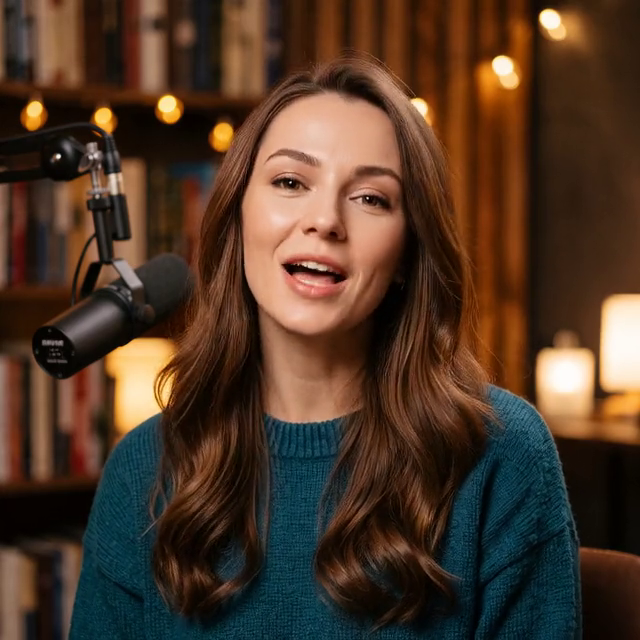
#> input picture frame 22 of samples/infinitetalk/lena-9s.mp4, 640 x 640 px
$ python measure_samples.py
#> lines starting #> are read from the running program, lines starting #| are printed output that depends on the picture
### avatar_metrics/video.py
"""Small video helpers shared by all metrics: probing, face finding, box parsing."""

from __future__ import annotations

import os
import shutil
from dataclasses import dataclass
from typing import Iterator, List, Optional, Tuple

import cv2
import numpy as np

Box = Tuple[int, int, int, int]  # x, y, w, h

# OpenCV 5 dropped CascadeClassifier from the main wheel; we pin opencv < 5.
CASCADE = os.path.join(cv2.data.haarcascades, "haarcascade_frontalface_default.xml")


@dataclass
class VideoInfo:
    path: str
    width: int
    height: int
    fps: float
    frames: int


# [5 lines left out: function require_ffmpeg, not called in this run]


def probe(path: str) -> VideoInfo:
    cap = cv2.VideoCapture(path)
    if not cap.isOpened():
        raise FileNotFoundError(f"cannot open video: {path}")
    info = VideoInfo(
        path=path,
        width=int(cap.get(cv2.CAP_PROP_FRAME_WIDTH)),
        height=int(cap.get(cv2.CAP_PROP_FRAME_HEIGHT)),
        fps=float(cap.get(cv2.CAP_PROP_FPS) or 25.0),
        frames=int(cap.get(cv2.CAP_PROP_FRAME_COUNT) or 0),
    )
    cap.release()
    return info


# [8 lines left out: function parse_box, not called in this run]


def detect_faces_in_frame(gray: np.ndarray, min_size: int = 60) -> List[Box]:
    detector = cv2.CascadeClassifier(CASCADE)
    faces = detector.detectMultiScale(gray, 1.1, 5, minSize=(min_size, min_size))
    boxes = [tuple(int(v) for v in f) for f in faces]
    return sorted(boxes, key=lambda b: b[2] * b[3], reverse=True)


def find_faces(path: str, max_probe: int = 40) -> List[Box]:
    """All faces on the first frame (within ``max_probe`` frames) that has any face.

    Sorted by area, largest first. Empty list when nothing is found.
    """
#> called with path = 'samples/infinitetalk/lena-9s.mp4', max_probe = 40
    cap = cv2.VideoCapture(path)
    try:
        for _ in range(max_probe):
            ok, frame = cap.read()
            if not ok:
                break
            boxes = detect_faces_in_frame(cv2.cvtColor(frame, cv2.COLOR_BGR2GRAY))
            if boxes:
                return boxes
#> this loop made 1 pass
#> (faces in detect_faces_in_frame, boxes) on pass 1: ([[216, 10, 76, 76], [215, 97, 221, 221]], [(215, 97, 221, 221), (216, 10, 76, 76)])
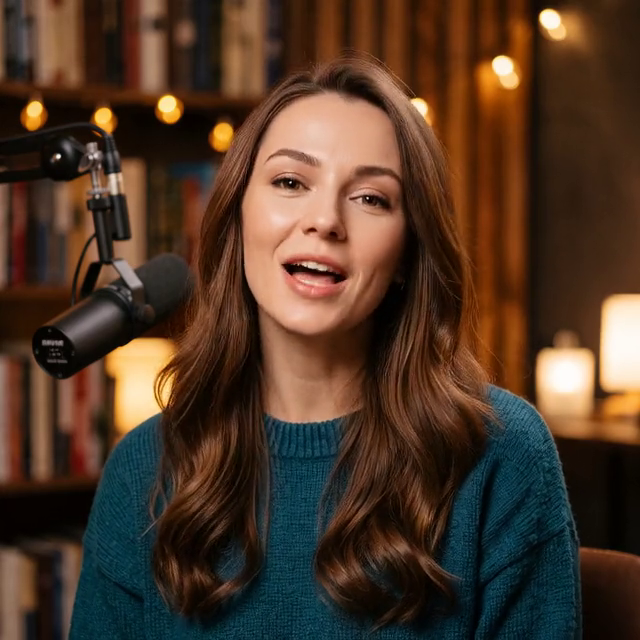
#> input picture frame 22 of samples/infinitetalk/lena-9s.mp4, 640 x 640 px
#> frame is the input picture: shape (640, 640, 3); mean B, G, R 40, 55.9, 78.8
    finally:
        cap.release()
    return []


# [4 lines left out: function center_box, not called in this run]


def resolve_face(path: str, face_box: Optional[Box]) -> Tuple[Box, str]:
    """Return ``(box, source)`` where source is ``given``, ``detected`` or ``center``."""
    if face_box is not None:
        return face_box, "given"
    found = find_faces(path)
    if found:
        return found[0], "detected"
    info = probe(path)
    return center_box(info.width, info.height), "center"


def clamp_rows(lo: int, hi: int, limit: int) -> Tuple[int, int]:
    lo, hi = max(0, lo), min(limit, hi)
    return lo, max(lo + 1, hi)


def iter_gray(path: str, max_frames: Optional[int] = None) -> Iterator[np.ndarray]:
    cap = cv2.VideoCapture(path)
    n = 0
    try:
        while max_frames is None or n < max_frames:
            ok, frame = cap.read()
            if not ok:
                break
            yield cv2.cvtColor(frame, cv2.COLOR_BGR2GRAY).astype(np.float32)
            n += 1
    finally:
        cap.release()

### avatar_metrics/liveness.py
"""Face liveness: is the WHOLE face alive, or is a mouth patch pasted onto a static base?

This metric settled a month-long argument about one avatar vendor. Method:

1. Find the face and split it into an upper zone (brows, eyes: 15-50 % of the face
   height) and a lower zone (mouth, jaw: 60-100 %).
2. For every pair of consecutive frames take the mean absolute grey-level difference in
   each zone. That gives two time series: upper motion and mouth motion.
3. Report three numbers:

   ``mouth``     mean motion energy of the lower zone. Anything that talks has it.
   ``upper``     mean motion energy of the upper zone. About 0 for a mouth patch on a
                 still photo.
   ``coupling``  Pearson correlation between the two series, frame by frame. This is the
                 discriminator: in a generative engine the brows and eyes move in the
                 rhythm of speech (high coupling); in a "mouth patch on a looped base" the
                 upper face comes from an unrelated idle loop (coupling near zero).

``ratio = upper / mouth`` is printed too: a face whose upper half barely moves reads as
a mask even when the mouth is perfect.
"""

from __future__ import annotations

import os
from dataclasses import asdict, dataclass
from typing import Optional

import numpy as np

from .video import Box, clamp_rows, iter_gray, probe, resolve_face

UPPER_ZONE = (0.15, 0.50)
LOWER_ZONE = (0.60, 1.00)
# Below this mean motion the mouth zone is effectively still (codec noise only), and an
# upper/mouth ratio would be a ratio of two noise floors. Reported as 0 instead.
STILL = 0.05


@dataclass
class LivenessResult:
    file: str
    frames: int
    size: str
    face_box: Box
    face_source: str
    mouth: float
    upper: float
    ratio: float
    coupling: float

    # [4 lines left out: function as_dict, not called in this run]


def zone_series(path: str, box: Box, max_frames: int = 500):
    """Per-frame motion energy of the upper and lower face zones."""
#> called with path = 'samples/infinitetalk/lena-9s.mp4', box = (215, 97, 221, 221), max_frames = 500
    info = probe(path)
    x, y, w, h = box
    x0, x1 = max(0, x), min(info.width, x + w)
    up = clamp_rows(y + int(UPPER_ZONE[0] * h), y + int(UPPER_ZONE[1] * h), info.height)
    lo = clamp_rows(y + int(LOWER_ZONE[0] * h), y + int(LOWER_ZONE[1] * h), info.height)
    upper, lower = [], []
    prev = None
    count = 0
    for gray in iter_gray(path, max_frames):
        if prev is not None:
            delta = np.abs(gray - prev)
            upper.append(float(delta[up[0]:up[1], x0:x1].mean()))
            lower.append(float(delta[lo[0]:lo[1], x0:x1].mean()))
        prev = gray
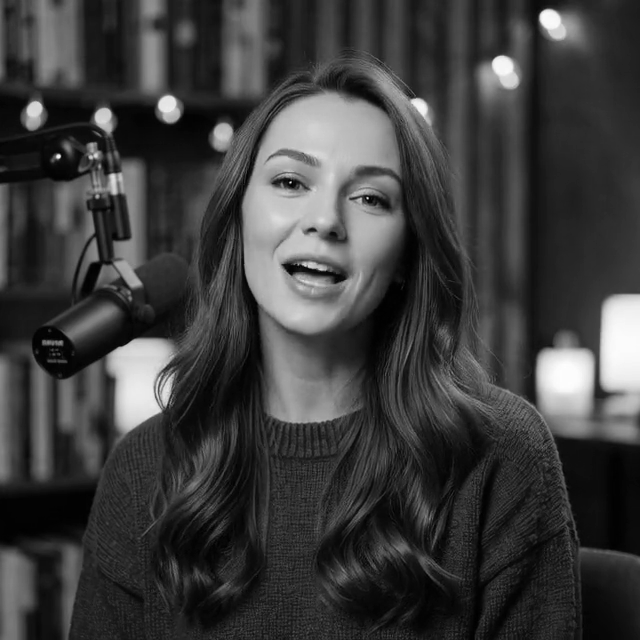
#> prev: shape (640, 640) float32; min 0, max 254, mean 60.9
        count += 1
    return np.array(upper), np.array(lower), count, info


# [4 lines left out: function pearson, not called in this run]


def measure_liveness(path: str, face_box: Optional[Box] = None, max_frames: int = 500) -> LivenessResult:
    box, source = resolve_face(path, face_box)
    upper, lower, count, info = zone_series(path, box, max_frames)
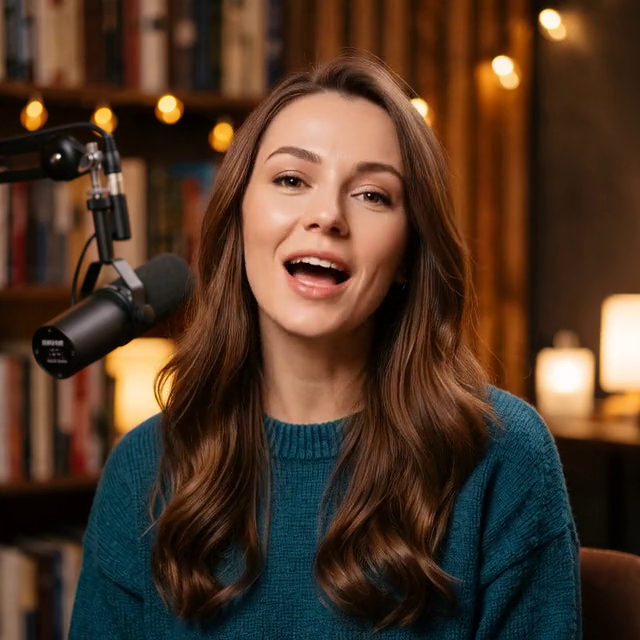
#> input picture frame 23 of samples/infinitetalk/lena-9s.mp4, 640 x 640 px
    if len(lower) < 10:
        raise ValueError(f"too few frames in {path} ({len(lower)} frame differences)")
    mouth = float(lower.mean())
    up = float(upper.mean())
    # Both zones still: whatever correlation is left comes from codec noise (key-frame
    # pulses hit both zones at once), so it is reported as 0 rather than as "coupling".
    coupling = pearson(upper, lower) if max(mouth, up) > STILL else 0.0
    return LivenessResult(
        file=os.path.basename(path),
        frames=count,
        size=f"{info.width}x{info.height}",
        face_box=tuple(int(v) for v in box),
        face_source=source,
        mouth=mouth,
        upper=up,
        ratio=up / mouth if mouth > STILL else 0.0,
        coupling=coupling,
    )

### scripts/measure_samples.py
"""Measure every clip in samples/ (and the synthetic set) and write results/.

    python scripts/measure_samples.py            # writes results/measured.json + results/MEASURED.md

Reproducible from the repository alone: the InfiniteTalk clips and the controls are
committed, the synthetic set is re-rendered into a temporary folder.
"""

from __future__ import annotations

import datetime as dt
import json
import os
import sys
import tempfile

ROOT = os.path.dirname(os.path.dirname(os.path.abspath(__file__)))
sys.path.insert(0, ROOT)

from avatar_metrics import measure_liveness, measure_motion, measure_offset  # noqa: E402
from avatar_metrics.synth import DEFAULT_SET, make_set  # noqa: E402
from avatar_metrics.video import find_faces  # noqa: E402

S = os.path.join(ROOT, "samples")

REAL = [
    # label, path, face (None = largest detected | "left" | "right")
    ("InfiniteTalk, Lena 9 s", "infinitetalk/lena-9s.mp4", None),
    ("InfiniteTalk, Artem 12 s", "infinitetalk/artem-12s.mp4", None),
    ("InfiniteTalk, two hosts 17 s: Lena (left)", "infinitetalk/two-hosts-17s.mp4", "left"),
    ("InfiniteTalk, two hosts 17 s: Artem (right)", "infinitetalk/two-hosts-17s.mp4", "right"),
    ("InfiniteTalk, Lena 30 s, audio as rendered", "infinitetalk/lena-30s-audio-as-rendered.mp4", None),
    ("InfiniteTalk, Lena 30 s, audio 80 ms earlier", "infinitetalk/lena-30s-audio-80ms-earlier.mp4", None),
    ("Control: still portrait + audio", "controls/lena-9s-still.mp4", None),
    ("Control: still portrait + breathing zoom + audio", "controls/lena-9s-zoom.mp4", None),
]

SYNTH_LABELS = {
    "still": "Synthetic: still face + audio",
    "static-patch": "Synthetic: mouth patch on a static base",
    "loop-patch": "Synthetic: mouth patch on a looped base",
    "coupled": "Synthetic: whole face driven by speech",
    "coupled-lag3": "Synthetic: whole face, picture 3 frames late",
    "coupled-lead2": "Synthetic: whole face, picture 2 frames early",
}


def pick_face(path, which):
    if which is None:
        return None
    faces = sorted(find_faces(path), key=lambda b: b[0])
    if len(faces) < 2:
        raise SystemExit(f"expected two faces in {path}, found {len(faces)}")
    return faces[0] if which == "left" else faces[-1]


def row(label, path, box, kind, truth=None):
    live = measure_liveness(path, face_box=box)
    off = measure_offset(path, face_box=box)
    mot = measure_motion(path)
    return {
        "label": label,
        "kind": kind,
        "file": os.path.relpath(path, ROOT).replace(os.sep, "/") if kind != "synthetic" else live.file,
        "face_box": list(live.face_box),
        "liveness": {k: round(v, 3) for k, v in live.as_dict().items() if k in ("mouth", "upper", "ratio", "coupling")},
        "offset": {
            "lag_frames": off.lag_frames, "lag_ms": round(off.lag_ms), "r_best": round(off.r_best, 3),
            "r_at_zero": round(off.r_at_zero, 3), "peak_margin": round(off.peak_margin, 3), "verdict": off.verdict,
        },
        "motion": round(mot.motion, 2),
        **({"truth": truth} if truth else {}),
    }


# [11 lines left out: function md_table, not called in this run]


def main():
    today = dt.date.today().isoformat()
    real = []
    for label, rel, which in REAL:
        p = os.path.join(S, rel)
        real.append(row(label, p, pick_face(p, which), "real"))
        print("measured", label, flush=True)
    synth = []
    with tempfile.TemporaryDirectory() as td:
        clips = make_set(td, names=list(SYNTH_LABELS))
        for name, c in clips.items():
            synth.append(row(SYNTH_LABELS[name], c.path, c.face_box, "synthetic",
                             truth={"kind": c.kind, "delay_frames": c.delay_frames}))
            print("measured", name, flush=True)
    os.makedirs(os.path.join(ROOT, "results"), exist_ok=True)
    data = {"measured_on": today, "tool": "avatar_metrics", "real": real, "synthetic": synth}
    with open(os.path.join(ROOT, "results", "measured.json"), "w", encoding="utf-8", newline="\n") as f:
        json.dump(data, f, indent=1, ensure_ascii=False)
        f.write("\n")
    by = {r["label"]: r for r in real}
    hosts = [r for r in real if r["kind"] == "real" and r["label"].startswith("InfiniteTalk")]
    ratios = [r["liveness"]["ratio"] for r in hosts]
    coups = [r["liveness"]["coupling"] for r in hosts]
    zoom = by["Control: still portrait + breathing zoom + audio"]
    host9 = by["InfiniteTalk, Lena 9 s"]
    lag_a = by["InfiniteTalk, Lena 30 s, audio as rendered"]["offset"]["lag_frames"]
    lag_b = by["InfiniteTalk, Lena 30 s, audio 80 ms earlier"]["offset"]["lag_frames"]
    energy_x = host9["liveness"]["mouth"] / max(zoom["liveness"]["mouth"], 1e-6)
    md = [
        "# Measured in this repo",
        "",
        f"Measured on {today} with `python scripts/measure_samples.py` on the clips committed in `samples/`",
        "and on the synthetic set rendered by `avatar_metrics.synth`. Re-run the script to reproduce.",
        "",
        "Motion energies (mouth, upper, motion) are mean grey-level differences per frame and depend on",
        "resolution and face size; compare them within a row. upper/mouth and coupling are scale-free.",
        "",
        "## Lesson hosts (InfiniteTalk, own AI-generated characters) and controls",
        "",
        md_table(real),
        "",
        "Reading the table:",
        "",
        f"- **Liveness.** Every InfiniteTalk host lands in the whole-face corner (upper/mouth "
        f"{min(ratios):.2f}-{max(ratios):.2f},",
        f"  coupling {min(coups):.2f}-{max(coups):.2f}), where the Anam reference landed in August (1.09 / 0.89). "
        "The still",
        "  portrait reads zero.",
        "- **The zoom trap.** A slow breathing zoom over a still portrait moves both face zones together,",
        f"  so liveness reads {zoom['liveness']['ratio']:.2f} / {zoom['liveness']['coupling']:.2f}. "
        f"Its mouth-zone motion is {energy_x:.0f}x lower than a real host's, and the",
        "  offset metric finds no lip link at all. No single number is enough.",
        f"- **The 80 ms shift.** Moving the audio 80 ms earlier changes the measured lag from {lag_a:+d} to "
        f"{lag_b:+d}",
        f"  frame(s): a {lag_b - lag_a}-frame change; SyncNet reported -2 to 0. Where the two tools disagree "
        "on the",
        "  zero point, remember this metric is coarse by design.",
        "- **Where the offset proxy gives up.** On the bearded host the correlation curve is flat",
        "  (no clear peak); in the two-host shot the faces are about 150 px and the audio is a",
        "  dialogue, so each host's mouth is shut half the time: no link. SyncNet was also weak there.",
        "",
        "## Synthetic ground truth",
        "",
        md_table(synth),
        "",
    ]
    with open(os.path.join(ROOT, "results", "MEASURED.md"), "w", encoding="utf-8", newline="\n") as f:
        f.write("\n".join(md))
    print("\n".join(md))


if __name__ == "__main__":
    main()

$ run again, starting later in the video
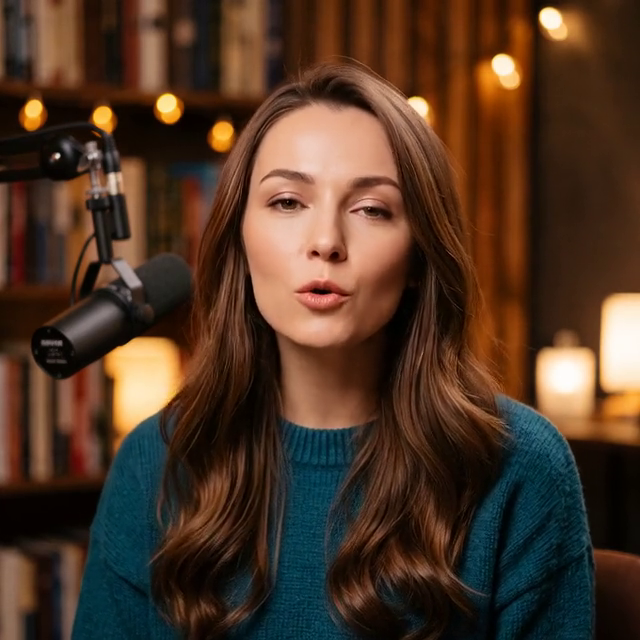
#> input picture frame 99 of samples/infinitetalk/lena-9s.mp4, 640 x 640 px
#> the loop in find_faces, `for _ in range(max_probe):` made 1 pass
#> boxes on pass 1: [(219, 116, 216, 216)]
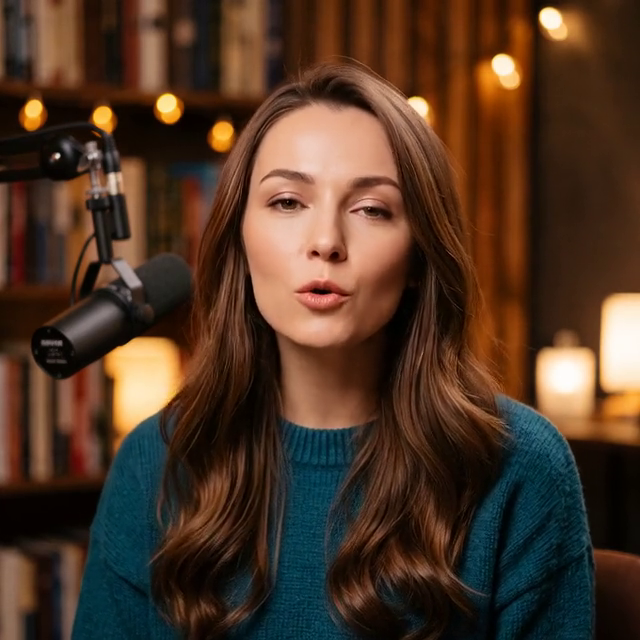
#> input picture frame 99 of samples/infinitetalk/lena-9s.mp4, 640 x 640 px
#> in find_faces, frame is the input picture: shape (640, 640, 3); mean B, G, R 38.6, 54.8, 79.1
#> in zone_series, `prev = gray`:
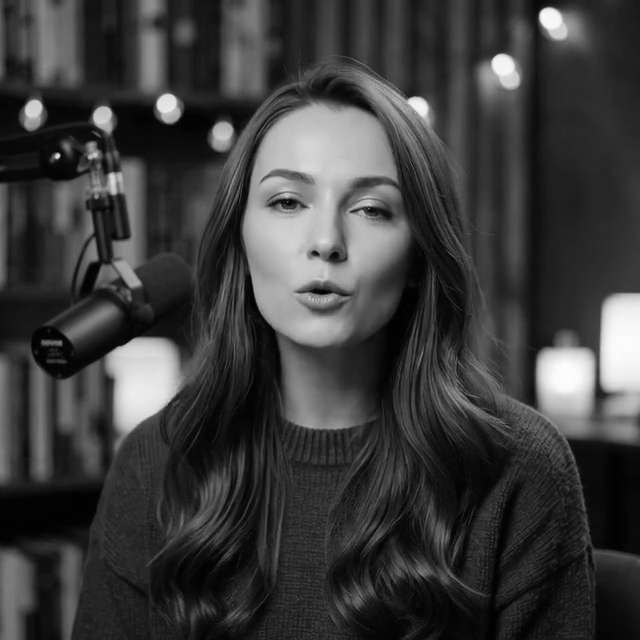
#> prev: shape (640, 640) float32; min 0, max 254, mean 60.2
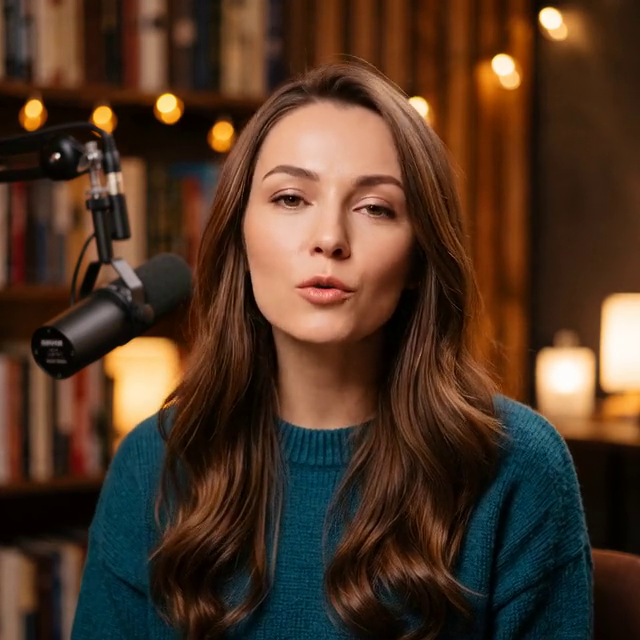
#> input picture frame 100 of samples/infinitetalk/lena-9s.mp4, 640 x 640 px

$ run again, starting later in the video
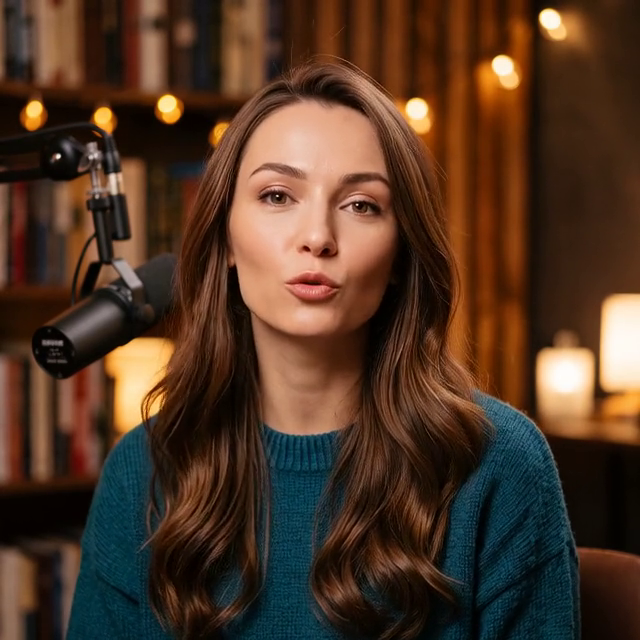
#> input picture frame 177 of samples/infinitetalk/lena-9s.mp4, 640 x 640 px
#> the loop in find_faces, `for _ in range(max_probe):` made 1 pass
#> boxes on pass 1: [(208, 114, 214, 214)]
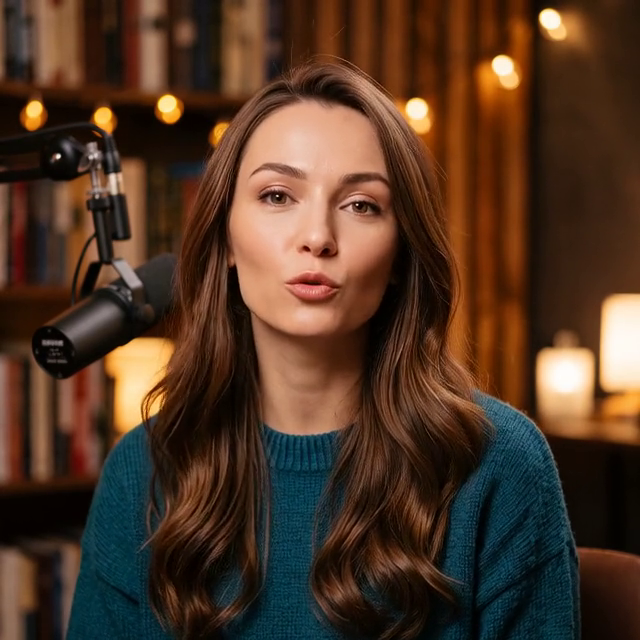
#> input picture frame 177 of samples/infinitetalk/lena-9s.mp4, 640 x 640 px
#> in find_faces, frame is the input picture: shape (640, 640, 3); mean B, G, R 37.9, 54.8, 80.5
#> in zone_series, `prev = gray`:
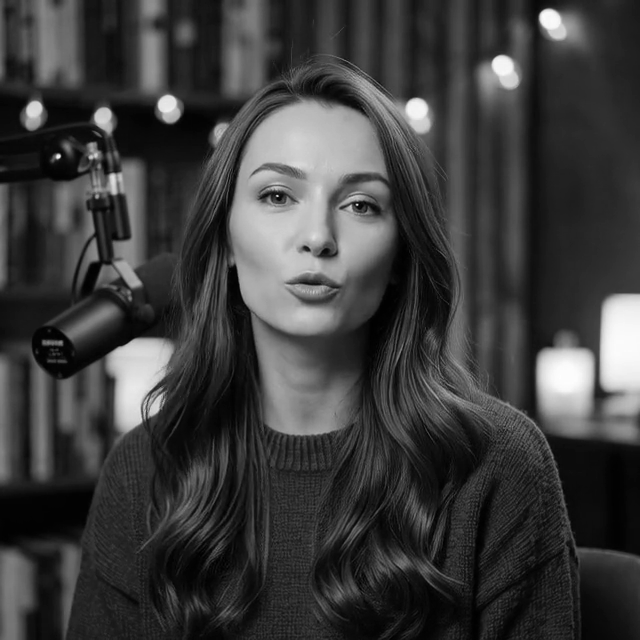
#> prev: shape (640, 640) float32; min 0, max 254, mean 60.5
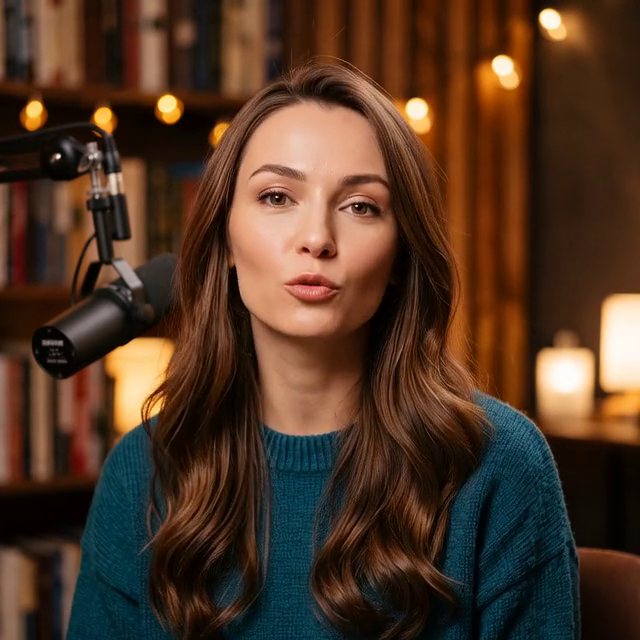
#> input picture frame 178 of samples/infinitetalk/lena-9s.mp4, 640 x 640 px
